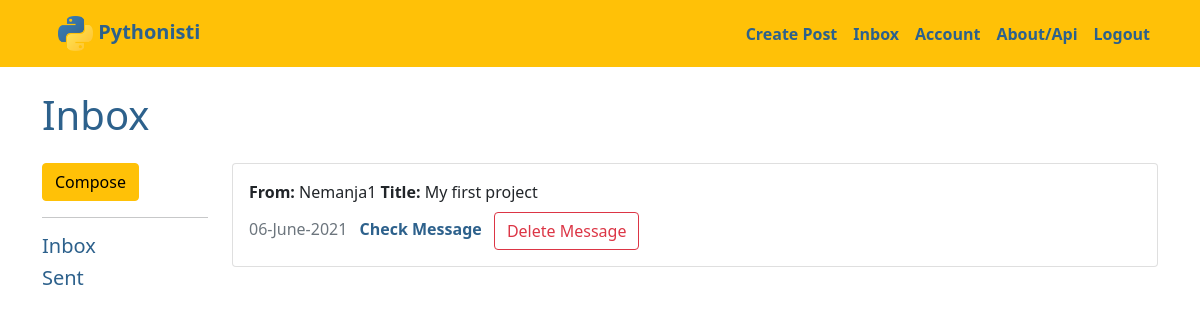
Page /mail/inbox (signed in) on the committed database.
### myproject/models.py (models this page shows, shortened)
class Message(db.Model):
    __tablename__ = 'messages'
    id = db.Column(db.Integer, primary_key=True)
    title = db.Column(db.String(125), nullable=False, index=True)
    date = db.Column(db.DateTime, nullable=False, default=datetime.utcnow, index=True)
    text = db.Column(db.Text, nullable=False, index=True)
    seen = db.Column(db.Boolean, nullable=False, default=False, index=True)
    MESSAGE_VISIBLE_TO = db.Column(db.Integer, nullable=True)
    sender_id = db.Column(db.Integer, db.ForeignKey('users.id'), nullable=False)
    receiver_id = db.Column(db.Integer, db.ForeignKey('users.id'), nullable=False)

class User(db.Model, UserMixin):
    __tablename__ = 'users'
    id = db.Column(db.Integer, primary_key=True)
    profile_image = db.Column(db.String(255), nullable=False, default='default_profile.png')
    email = db.Column(db.String(64), unique=True, index=True)
    username = db.Column(db.String(64), unique=True, index=True, nullable=False)
    password_hash = db.Column(db.String(255), nullable=False, index=True)
    posts = db.relationship('Blog', backref='author', lazy=True, cascade="all, delete-orphan")
    comments = db.relationship('Comment', backref='comment_author', lazy=True, cascade="all, delete-orphan")
    send_messages = db.relationship(
        'Message',
        backref='sender',
        foreign_keys='Message.sender_id',
        lazy=True,
        cascade="save-update")
    receive_messages = db.relationship(
        'Message',
        backref='receiver',
        foreign_keys='Message.receiver_id',
        lazy=True,
        cascade="save-update")

### myproject/mail/views.py (the view)
@messages_blueprint.route('/inbox')
@login_required
def inbox():
    messages = Message.query.filter(and_(Message.receiver_id == current_user.id,
                                    Message.MESSAGE_VISIBLE_TO.isnot(current_user.id))).all()
    return render_template('inbox.html', messages=messages)

### myproject/models.py (called while the page is built)
@login_manager.user_loader
def load_user(user_id):
    return User.query.get(user_id)

### myproject/mail/templates/mail/inbox.html (shortened to what this page needs)
{% extends 'base.html' %}
{% block content %}
  <div class="jumbotron">
    <h1>Inbox</h1>
  </div>
<div class="row">
  <div class="col-md-2">
    <a href="{{ url_for('messages.create_message') }}" class="btn btn-warning">Compose</a>
    <hr>
    <a href="{{ url_for('messages.inbox') }}"><h5>Inbox</h5></a>
    <a href="{{ url_for('messages.sent_messages') }}"><h5>Sent</h5></a>
  </div>
    <div class="col-md-10">
      {% for message in messages %}
      {% if current_user.id == message.receiver.id %}
        {% if message.seen %}
        <div class="card mb-3" style="width: 100%;">
        {% else %}
        <div class="card mb-3" style="width: 100%; border:2px solid var(--dark_blue);">
        {% endif %}
          <div class="card-body">
            <p class="card-title"><strong>From: </strong>{{ message.sender.username|capitalize }} <strong>Title: </strong>{{ message.title|capitalize }}</p><label class="card-subtitle mb-2 text-muted">{{ message.date.strftime("%d-%B-%Y") }}</label>
            <a href="{{ url_for('messages.view_message', message_id=message.id) }}" class="card-link check_message_link">Check Message</a>
            <button type="button"
                class="btn btn-outline-danger"
                data-bs-toggle="modal"
                data-bs-target="#del_message">
                  Delete Message
            </button>
          </div>
        </div>
      {% endif %}
    {% endfor %}
    </div>
</div>
{% endblock %}

### myproject/static/css/style.css (style rules this page uses)
:root { --white_letters: #e6e8ea; --yellow: #ffdf76; --dark_yellow: #e3bb09; --light_blue: #75a8d3; --blue: #3776a6; --dark_blue: #2d618c; --dark_letters: #444; }
body { width: 100%; height: 100vh; }
* { margin: 0; padding: 0; box-sizing: border-box; scroll-behavior: smooth; transition: 0.3s; }
a { text-decoration: none; color: var(--dark_blue); }
label { color: var(--dark_letters); }
p { margin: 0; }
h1 { color: var(--dark_blue); margin-bottom: 1.5rem; }
.check_message_link { font-weight: bold; margin: auto 0.5rem; }

### rows in the picture
Message: sender.username "Nemanja1", title "My first project", date "06-June-2021"
